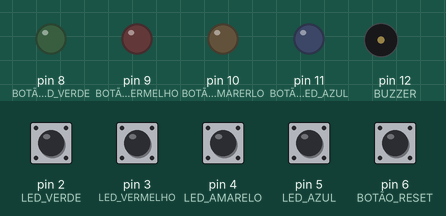
Recording of a sketch running on a simulated Arduino Uno, built with avr-gcc and run on an emulated ATmega328P. Shown: output pins drawn as LEDs (lit = HIGH), buzzer (waves = sounding). Dashed ring = blinking. The test bench sets the inputs (shaded band); at power-on: pin 2 (LED_VERDE), pin 3 (LED_VERMELHO), pin 4 (LED_AMARELO), pin 5 (LED_AZUL), pin 6 (BOTÃO_RESET) HIGH. Random numbers use the default seed unless the sketch sets one.

Above: at 4.2 s.
4.3 s: pin 2 (LED_VERDE) pulled LOW for 0.15 s
At 4.6 s:
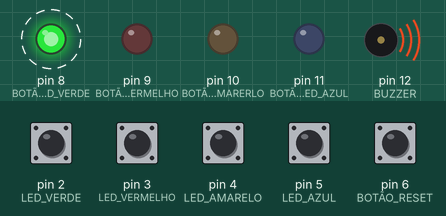
7.4 s: pin 3 (LED_VERMELHO) pulled LOW for 0.15 s
At 9.4 s:
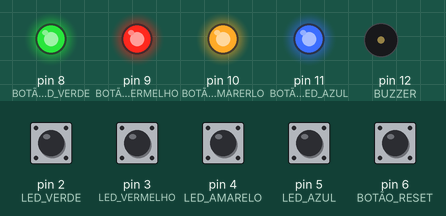
13.0 s: pin 6 (BOTÃO_RESET) pulled LOW for 0.15 s
At 15.4 s:
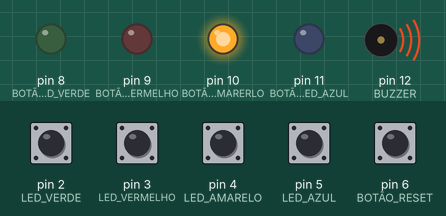
16.1 s: pin 6 (BOTÃO_RESET) pulled LOW for 1 s
At 18.5 s:
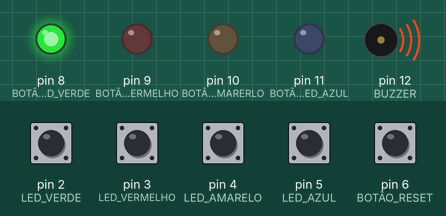
20.1 s: pin 2 (LED_VERDE) pulled LOW for 1 s
At 20.5 s:
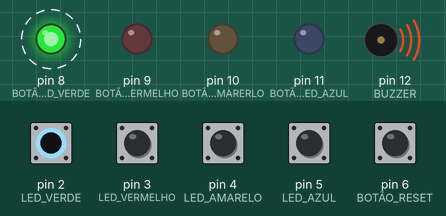
Timing chart, 0 to 24.1 s (numbered marks = the images above; inputs shaded):
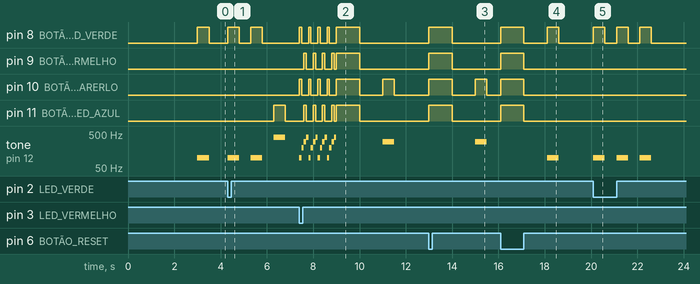

Measured:
- after the input at 4.3 s, pin 8 (BOTÃO_LED_VERDE): alternates HIGH for 0.50 s and LOW for 0.50 s, 4 changes in all, then stays LOW, starting at once; pin 11 (BOTÃO_LED_AZUL): LOW → HIGH after 2.0 s, → LOW 0.50 s later; tone on pin 12 (BUZZER): plays 100 Hz for 0.50 s, 100 Hz for 0.50 s, 400 Hz for 0.50 s, starting at once
- after the input at 7.4 s, pin 8 (BOTÃO_LED_VERDE): goes 4 × (HIGH 0.10 s, LOW 0.30 s), HIGH 1.0 s, then LOW, starting at once; pin 9 (BOTÃO_LED_VERMELHO): goes 3 × (HIGH 0.10 s, LOW 0.30 s), HIGH 0.10 s, LOW 0.10 s, HIGH 1.0 s, then LOW, starting after 0.20 s
- after the input at 13.0 s, pin 8 (BOTÃO_LED_VERDE), pin 9 (BOTÃO_LED_VERMELHO), pin 11 (BOTÃO_LED_AZUL): LOW → HIGH at once, → LOW 1.0 s later; pin 10 (BOTÃO_LED_AMARERLO): LOW → HIGH at once, → LOW 1.0 s later, → HIGH 1.0 s later, → LOW 0.50 s later; tone on pin 12 (BUZZER): silent → 300 Hz after 2.0 s, → silent 0.50 s later
- after the input at 16.1 s, pin 8 (BOTÃO_LED_VERDE): LOW → HIGH at once, → LOW 1.0 s later, → HIGH 1.0 s later, → LOW 0.50 s later; pin 9 (BOTÃO_LED_VERMELHO), pin 10 (BOTÃO_LED_AMARERLO), pin 11 (BOTÃO_LED_AZUL): LOW → HIGH at once, → LOW 1.0 s later; tone on pin 12 (BUZZER): silent → 100 Hz after 2.0 s, → silent 0.50 s later
- after the input at 20.1 s, pin 8 (BOTÃO_LED_VERDE): alternates HIGH for 0.50 s and LOW for 0.50 s, 6 changes in all, then stays LOW, starting at once; tone on pin 12 (BUZZER): alternates 100 Hz for 0.50 s and silent for 0.50 s, 6 changes in all, then stays silent, starting at once

The sketch:

jogo_da_memoria.ino
```cpp
int numAtualSorteado = 0;
int numSorteados[20];

int numAtualEscolhido = 0;
int numEscolhidos[20];

int nivel = 0;
int verifica = 0;
bool sortear = true;

//REINICIA O JOGO - SETA TODAS AS VARIÁVEIS PARA O ESTADO INICIAL E FAZ UM EFEITO COM OS LEDS
void reiniciar()
{
  digitalWrite(8, HIGH);
  digitalWrite(9, HIGH);
  digitalWrite(10, HIGH);
  digitalWrite(11, HIGH);
  delay(1000);
  digitalWrite(8, LOW);
  digitalWrite(9, LOW);
  digitalWrite(10, LOW);
  digitalWrite(11, LOW);
  delay(1000);

  nivel = 0;
  sortear = true;
  verifica = 0;
}

//ESCOLHA DA SEQUÊNCIA ERRADA - FAZ UM EFEITO NOS LEDS E EFEITOS SONOROS
void escolhaErrada()
{
  for(int i=0; i<=3; i++)
  {
    noTone(12);
    digitalWrite(8, HIGH);
    digitalWrite(10, HIGH);
    tone(12, 100);
    delay(100);

    noTone(12);
    tone(12, 200);
    digitalWrite(8, LOW);
    digitalWrite(10, LOW);
    delay(100);

    noTone(12);
    tone(12, 300);
    digitalWrite(9, HIGH);
    digitalWrite(11, HIGH);
    delay(100);

    noTone(12);
    tone(12, 400);
    digitalWrite(9, LOW);
    digitalWrite(11, LOW);
    delay(100);
  }

  noTone(12);

 for(int i=0; i<=10; i++)
 {
  numSorteados[i] = 0;
 }

 reiniciar();
}

//SEQUÊNCIA ATUAL - MOSTRA A SEQÊNCIA ATUAL COM UMA PAUSA ENTRE A SEQUÊNCIA E COM EFEITO SONORO PARA CADA LED
void mostrarSequencia()
{
  for(int i=0; i<=nivel; i++)
  {
    switch(numSorteados[i])
    {
      case 1:
      digitalWrite(8, HIGH);
      tone(12, 100);
      delay(500);
      digitalWrite(8, LOW);
      noTone(12);
      delay(500);
      break;

      case 2:
      digitalWrite(9, HIGH);
      tone(12, 200);
      delay(500);
      digitalWrite(9, LOW);
      noTone(12);
      delay(500);
      break;

      case 3:
      digitalWrite(10, HIGH);
      tone(12, 300);
      delay(500);
      digitalWrite(10, LOW);
      noTone(12);
      delay(500);
      break;

      case 4:
      digitalWrite(11, HIGH);
      tone(12, 400);
      delay(500);
      digitalWrite(11, LOW);
      noTone(12);
      delay(500);
    }
  }
}

//VERIFICA A ESCOLHA - COMPARA A ESCOLHA COM O NÚMERO SORTEADO NA SEQUÊNCIA
void verificar(int pinoSaida, int som)
{
  if(numAtualEscolhido == numSorteados[verifica])
  {
    digitalWrite(pinoSaida, HIGH);
    tone(12, som);
    delay(500);
    digitalWrite(pinoSaida, LOW);
    noTone(12);
    delay(500);

    if(verifica == nivel)
    {
      nivel++;
      verifica = 0;
      sortear = true;
    }
    else
    {
      verifica++;
    }
  }
  else
    escolhaErrada();
}

void setup()
{
  Serial.begin(9600);
  pinMode(2, INPUT_PULLUP); //LED VERDE
  pinMode(3, INPUT_PULLUP); //LED VERMELHO
  pinMode(4, INPUT_PULLUP); //LED AMARELO
  pinMode(5, INPUT_PULLUP); //LED AZUL

  pinMode(6, INPUT_PULLUP); //BOTÃO RESET

  pinMode(8, OUTPUT);  //BOTÃO LED VERDE
  pinMode(9, OUTPUT);  //BOTÃO LED VERMELHO
  pinMode(10, OUTPUT); //BOTÃO LED AMARERLO
  pinMode(11, OUTPUT); //BOTÃO LED AZUL

  pinMode(12, OUTPUT); //BUZZER

  randomSeed(analogRead(0));

  delay(3000);
}

void loop()
{
  if(nivel != 21)
  {
     if(sortear)
     {
       numAtualSorteado = random(1, 5);
       numSorteados[nivel] = numAtualSorteado;
       mostrarSequencia();
     }

     sortear = false;

     if(digitalRead(2) == 0)
     {
       numAtualEscolhido = 1;
       verificar(8, 100);
     }
      else if(digitalRead(3) == 0)
     {
       numAtualEscolhido = 2;
       verificar(9, 200);
     }
      else if(digitalRead(4) == 0)
     {
       numAtualEscolhido = 3;
       verificar(10, 300);
     }
      else if(digitalRead(5) == 0)
     {
       numAtualEscolhido = 4;
       verificar(11, 400);
     }
     else if(digitalRead(6) == 0)
     {
       reiniciar();
     }
  }
  else
  {
    reiniciar();
  }
}
```
